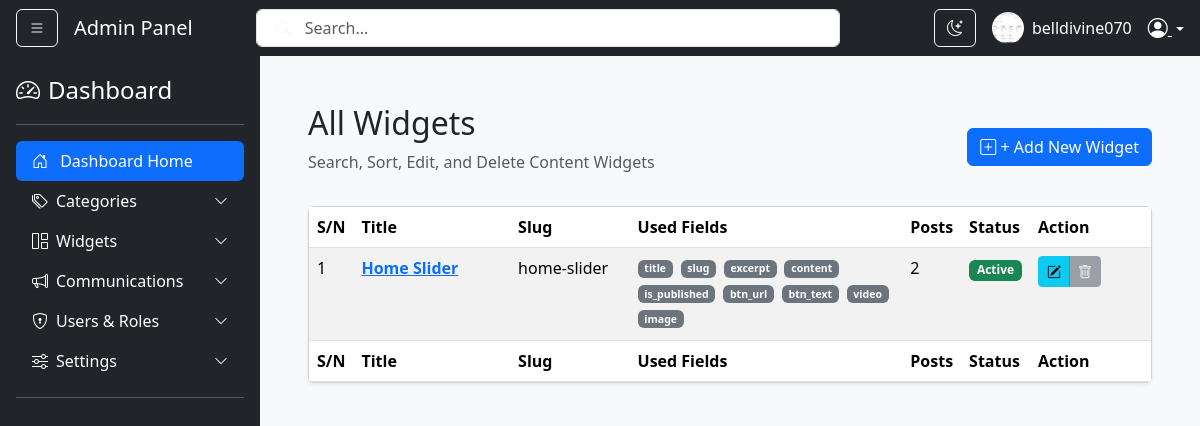
Screenshot of /bg-admin/widget/lists/ (signed in) with the database file from the repository.
### users/models.py (models this page shows, shortened)
class CustomUser(AbstractBaseUser, PermissionsMixin):
    id = models.UUIDField(primary_key=True, default=uuid.uuid4, editable=False)
    email = models.EmailField(unique=True)
    username = models.CharField(max_length=150, unique=True)
    first_name = models.CharField(max_length=30)
    last_name = models.CharField(max_length=30)
    full_name = models.CharField(max_length=60, blank=True, null=True, editable=False)
    is_subscribed = models.BooleanField(default=True, verbose_name="Wants Newsletters")
    is_active = models.BooleanField(default=True)
    is_staff = models.BooleanField(default=False)
    is_manager = models.BooleanField(default=False)
    is_online = models.BooleanField(default=False)
    department = models.ForeignKey(Department, on_delete=models.SET_NULL, null=True, blank=True)
    date_joined = models.DateTimeField(default=timezone.now)
    role = models.ForeignKey('users.Role', on_delete=models.SET_NULL, null=True, blank=True, related_name='users')
    assigned_to = models.ForeignKey('self', on_delete=models.SET_NULL, null=True, blank=True, related_name='subordinates')
    region = models.CharField(max_length=50, blank=True, null=True)
    religion = models.CharField(max_length=50, blank=True, null=True)
    tribe = models.CharField(max_length=50, blank=True, null=True)
    ip_address = models.GenericIPAddressField(blank=True, null=True)
    racial_info = models.CharField(max_length=20, choices=[('black', 'Black'), ('white', 'White'), ('other', 'Other')], blank=True, null=True)
    profile_image = models.ImageField(upload_to='profile_images/', null=True, blank=True)
    USERNAME_FIELD = 'email'
    REQUIRED_FIELDS = ['username', 'first_name', 'last_name']
    objects = CustomUserManager()
    class Meta:
        verbose_name = 'Custom User'
        verbose_name_plural = 'Custom Users'

class Widget(models.Model):
    title = models.CharField(max_length=100, unique=True)
    slug = models.SlugField(max_length=100, unique=True, blank=True)
    excerpt = models.TextField(blank=True, null=True)
    media_file = models.FileField(upload_to='widget_media/{widget}/', blank=True, null=True)
    child_fields = models.JSONField(default=list, blank=True)

### users/views.py (the view)
# urls.py: path('widget/lists/', views.WidgetListView.as_view(), name='widget_list'),
class WidgetListView(LoginRequiredMixin, ListView):
    model = Widget
    template_name = 'widgets/widget_list.html'
    context_object_name = 'widgets'
    def get_queryset(self):
        return Widget.objects.annotate(post_count=Count('widget_posts')).order_by('title')
    def get_context_data(self, **kwargs):
        context = super().get_context_data(**kwargs)
        context['POST_FIELD_CHOICES'] = dict(POST_FIELD_CHOICES)
        return super().get_context_data(**kwargs)

### users/context_processors.py (called while the page is built)
def app_settings_processor(request):
    settings_dict = {}
    try:
        variables = AppVariable.objects.all().values('var_name', 'var_value')
        for var in variables:
            settings_dict[var['var_name']] = var['var_value']
    except Exception as e:
        print(f"Error loading AppVariables: {e}")
        settings_dict = {}
    return settings_dict

### users/templatetags/category_tags.py (called while the page is built)
@register.filter
def get_item(dictionary, key):
    if isinstance(dictionary, dict):
        return dictionary.get(key)
    return None

### users/templates/widgets/widget_list.html
{% extends "layout.html" %}
{% load static %}
{% load widget_tweaks %}
{% load category_tags %}
{% block content %}
<div class="container-fluid mt-4">
    <div class="d-flex justify-content-between align-items-center mb-3">
        <div>
            <h2>All Widgets</h2>
            <p class="text-muted">Search, Sort, Edit, and Delete Content Widgets</p>
        </div>
        <a href="{% url 'widget_create' %}" class="btn btn-primary">
            <i class="bi bi-plus-square"></i> + Add New Widget
        </a>
    </div>
    <div class="card shadow-sm">
        <div class="card-body p-0">
            <table class="table table-striped table-hover mb-0">
                <thead>
                    <tr>
                        <th style="width: 5%;">S/N</th>
                        <th style="width: 20%;">Title</th>
                        <th style="width: 15%;">Slug</th>
                        <th style="width: 35%;">Used Fields</th>
                        <th style="width: 5%;">Posts</th>
                        <th style="width: 5%;">Status</th>
                        <th style="width: 15%;">Action</th>
                    </tr>
                </thead>
                <tbody>
                    {% for widget in widgets %}
                    <tr>
                        <td>{{ forloop.counter }}</td>
                        <td>
                            <a href="{% url 'post_list_by_widget' widget_slug=widget.slug %}">
                                <strong>{{ widget.title }}</strong>
                            </a>
                        </td>
                        <td>{{ widget.slug }}</td>
                        <td>
                            <p class="mb-0 small">
                                {% for field_slug in widget.child_fields %}
                                    {% with field_label=POST_FIELD_CHOICES|get_item:field_slug %}
                                        <span class="badge text-bg-secondary me-1 mb-1">{{ field_label|default:field_slug }}</span>
                                    {% endwith %}
                                {% endfor %}
                            </p>
                        </td>
                        <td>{{ widget.post_count }}</td>
                        <td><span class="badge text-bg-success">Active</span></td>
                        <td>
                            <div class="btn-group" role="group">
                                <a href="{% url 'widget_update' slug=widget.slug %}" class="btn btn-sm btn-info" title="Edit">
                                    <i class="bi bi-pencil-square"></i>
                                </a>
                                {% if widget.post_count == 0 %}
                                    <form method="post" action="{% url 'widget_delete' slug=widget.slug %}" style="display: inline;"
                                          onsubmit="return confirm('Are you sure you want to delete {{ widget.name }}?');">
                                        {% csrf_token %}
                                        <button type="submit" class="btn btn-sm btn-danger">
                                            <i class="bi bi-trash"></i>
                                        </button>
                                    </form>
                                {% else %}
                                    <button class="btn btn-sm btn-secondary" disabled title="Delete disabled: posts exist.">
                                        <i class="bi bi-trash"></i>
                                    </button>
                                {% endif %}
                            </div>
                        </td>
                    </tr>
                    {% empty %}
                    <tr>
                        <td colspan="7" class="text-center py-4">No content Widgets defined yet.</td>
                    </tr>
                    {% endfor %}
                     <thead>
                        <tr>
                            <th style="width: 5%;">S/N</th>
                            <th style="width: 20%;">Title</th>
                            <th style="width: 15%;">Slug</th>
                            <th style="width: 35%;">Used Fields</th>
                            <th style="width: 5%;">Posts</th>
                            <th style="width: 5%;">Status</th>
                            <th style="width: 15%;">Action</th>
                        </tr>
                    </thead>
                </tbody>
            </table>
        </div>
    </div>
</div>
{% endblock content %}

### users/templates/layout.html (shortened to what this page needs)
{% load static %}
<!DOCTYPE html>
<html lang="en">
<head>
    <link rel="stylesheet" href="https://cdn.jsdelivr.net/npm/bootstrap-icons@1.13.1/font/bootstrap-icons.min.css">
    <link href="https://cdn.jsdelivr.net/npm/bootstrap@5.3.2/dist/css/bootstrap.min.css" rel="stylesheet">
    <link rel="stylesheet" href="{% static 'users/css/jquery.datetimepicker.min.css' %}">
    <link rel="stylesheet" href="{% static 'users/css/style.css' %}">
</head>
<body id="mainBody">
    <nav id="navbar" class="navbar navbar-expand-lg navbar-dark bg-dark sticky-top px-3">
        <button class="btn btn-outline-light me-3" id="sidebarToggle">
            <i class="bi bi-list"></i>
        </button>
        <a class="navbar-brand" href="#">Admin Panel</a>
        <form class="d-none d-md-flex mx-auto w-50 position-relative" role="search">
            <input class="form-control ps-5" type="search" placeholder="Search..." aria-label="Search">
            <button class="btn position-absolute top-50 start-0 translate-middle-y ms-2 border-0 bg-transparent" type="submit">
                <i class="bi bi-search text-light"></i>
            </button>
        </form>
        <div class="ms-auto d-flex align-items-center">
            <button class="btn btn-outline-light me-3 d-none d-sm-block" id="darkModeToggle" title="Toggle theme">
                <i class="bi bi-moon-stars" id="moonIcon"></i>
            </button>
            <img src="{% if user.profile_image %}{{ user.profile_image.url }}{% else %}{% static 'images/default_profile.png' %}{% endif %}" alt="Profile" class="rounded-circle me-2" width="32" height="32">
            <span class="text-white me-3 d-none d-lg-inline">{{ user.username|default:"Admin" }}</span>
            <div class="dropdown">
                <a class="text-white dropdown-toggle" data-bs-toggle="dropdown" style="cursor: pointer;">
                    <i class="bi bi-person-circle fs-5"></i>
                </a>
            </div>
        </div>
    </nav>
    <div class="d-flex">
        <div id="sidebar" class="bg-dark text-white p-3">
            <a href="/" class="d-flex align-items-center mb-3 text-white text-decoration-none">
                <i class="bi bi-speedometer2 fs-4 me-2"></i>
                <span class="fs-4">Dashboard</span>
            </a>
            <hr class="border-light">
            <ul class="nav nav-pills flex-column mb-auto">
                <li class="nav-item">
                    <a href="{% url 'index' %}" class="nav-link text-white active">
                        <i class="bi bi-house-door me-2"></i> Dashboard Home
                    </a>
                </li>
                <li>
                    <a data-bs-toggle="collapse" href="#CategoryMenu" class="nav-link text-white d-flex align-items-center">
                        <i class="bi bi-tags me-2"></i> Categories
                        <i class="bi bi-chevron-down ms-auto small"></i>
                    </a>
                </li>
                <li>
                    <a data-bs-toggle="collapse" href="#WidgetMenu" class="nav-link text-white d-flex align-items-center">
                        <i class="bi bi-grid-1x2 me-2"></i> Widgets
                        <i class="bi bi-chevron-down ms-auto small"></i>
                    </a>
                </li>
                <li>
                    <a data-bs-toggle="collapse" href="#commMenu" class="nav-link text-white d-flex align-items-center">
                        <i class="bi bi-megaphone me-2"></i> Communications
                        <i class="bi bi-chevron-down ms-auto small"></i>
                    </a>
                </li>
                <li>
                    <a data-bs-toggle="collapse" href="#usersMenu" class="nav-link text-white d-flex align-items-center">
                        <i class="bi bi-shield-lock me-2"></i> Users & Roles
                        <i class="bi bi-chevron-down ms-auto small"></i>
                    </a>
                </li>
                <li>
                    <a data-bs-toggle="collapse" href="#settingsMenu" class="nav-link text-white d-flex align-items-center">
                        <i class="bi bi-sliders me-2"></i> Settings
                        <i class="bi bi-chevron-down ms-auto small"></i>
                    </a>
                </li>
            </ul>
            <hr class="border-light">
        </div>
        <main id="content" class="flex-grow-1 content-wrapper p-3 p-md-4 bg-light">
            <div class="container-fluid">
                {% block content %}{% endblock content %}
            </div>
        </main>
    </div>
</body>
</html>

### users/static/users/css/style.css (style rules this page uses)
:root { --sidebar-width: 260px; }
body { overflow-x: hidden; background-color: #f8f9fa; transition: background 0.3s; }
#sidebar { min-width: var(--sidebar-width); max-width: var(--sidebar-width); background: #212529; transition: all 0.3s ease; min-height: 100vh; }
#sidebar { width: 260px; transition: all 0.3s ease; }

### users/templates/layout.html (style rules this page uses)
.content-wrapper { transition: all 0.3s; width: 100%; }

### rows the page displays
CustomUser: profile_image (picture), username "belldivine070"
Widget: title "Home Slider", slug "home-slider", child_fields "title" "slug" "excerpt" "content" "is_published" "btn_url" "btn_text" "video" "image", post_count "2"
